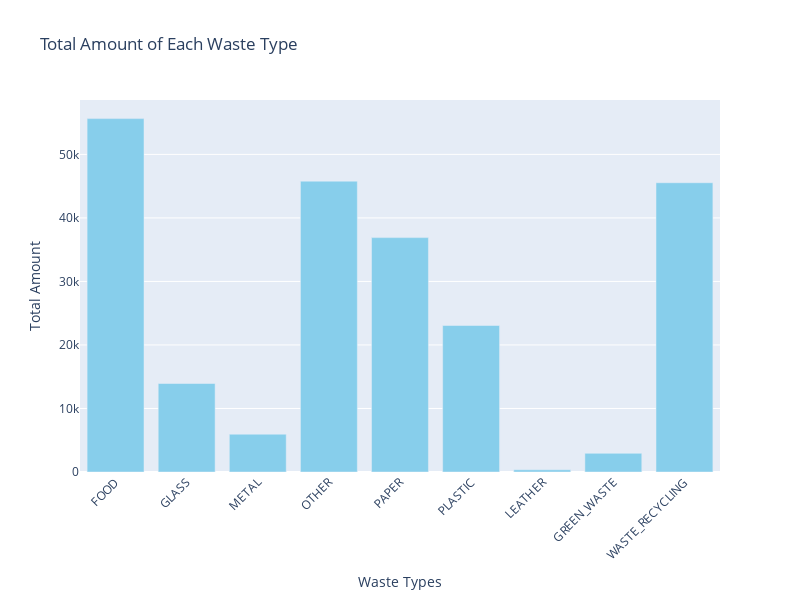

Here is the notebook cell this chart was saved with:
### Code cell
# İlgili atık türlerinin toplamları
waste_types = ['FOOD', 'GLASS', 'METAL', 'OTHER', 'PAPER', 'PLASTIC', 'LEATHER', 'GREEN_WASTE', 'WASTE_RECYCLING']
total_waste = data[waste_types].sum()

# Çubuk grafiği
fig = px.bar(
    x=total_waste.index,  # X ekseni atık türlerini gösterir
    y=total_waste.values,  # Y ekseni toplam atık miktarlarını gösterir
    labels={'x': 'Waste Types', 'y': 'Total Amount'},  
    title='Total Amount of Each Waste Type', 
    color_discrete_sequence=['skyblue']  
)


fig.update_layout(
    xaxis_tickangle=-45,  
    width=800,  
    height=600  
)


fig.show()

### Figure 1 — Plotly figure (JSON) as saved in the notebook; plotly's stock layout.template omitted (floating-point values rounded to 4 significant figures)
{"data": [{"alignmentgroup": "True", "hovertemplate": "Waste Types=%{x}<br>Total Amount=%{y}<extra></extra>", "legendgroup": "", "marker": {"color": "skyblue", "pattern": {"shape": ""}}, "name": "", "offsetgroup": "", "orientation": "v", "showlegend": false, "textposition": "auto", "type": "bar", "x": ["FOOD", "GLASS", "METAL", "OTHER", "PAPER", "PLASTIC", "LEATHER", "GREEN_WASTE", "WASTE_RECYCLING"], "xaxis": "x", "y": [55640.0, 13930.0, 5951.0, 45790.0, 36900.0, 23070.0, 351.8, 2940.0, 45540.0], "yaxis": "y"}], "layout": {"barmode": "relative", "height": 600, "legend": {"tracegroupgap": 0}, "title": {"text": "Total Amount of Each Waste Type"}, "width": 800, "xaxis": {"anchor": "y", "domain": [0, 1], "tickangle": -45, "title": {"text": "Waste Types"}}, "yaxis": {"anchor": "x", "domain": [0, 1], "title": {"text": "Total Amount"}}}}
